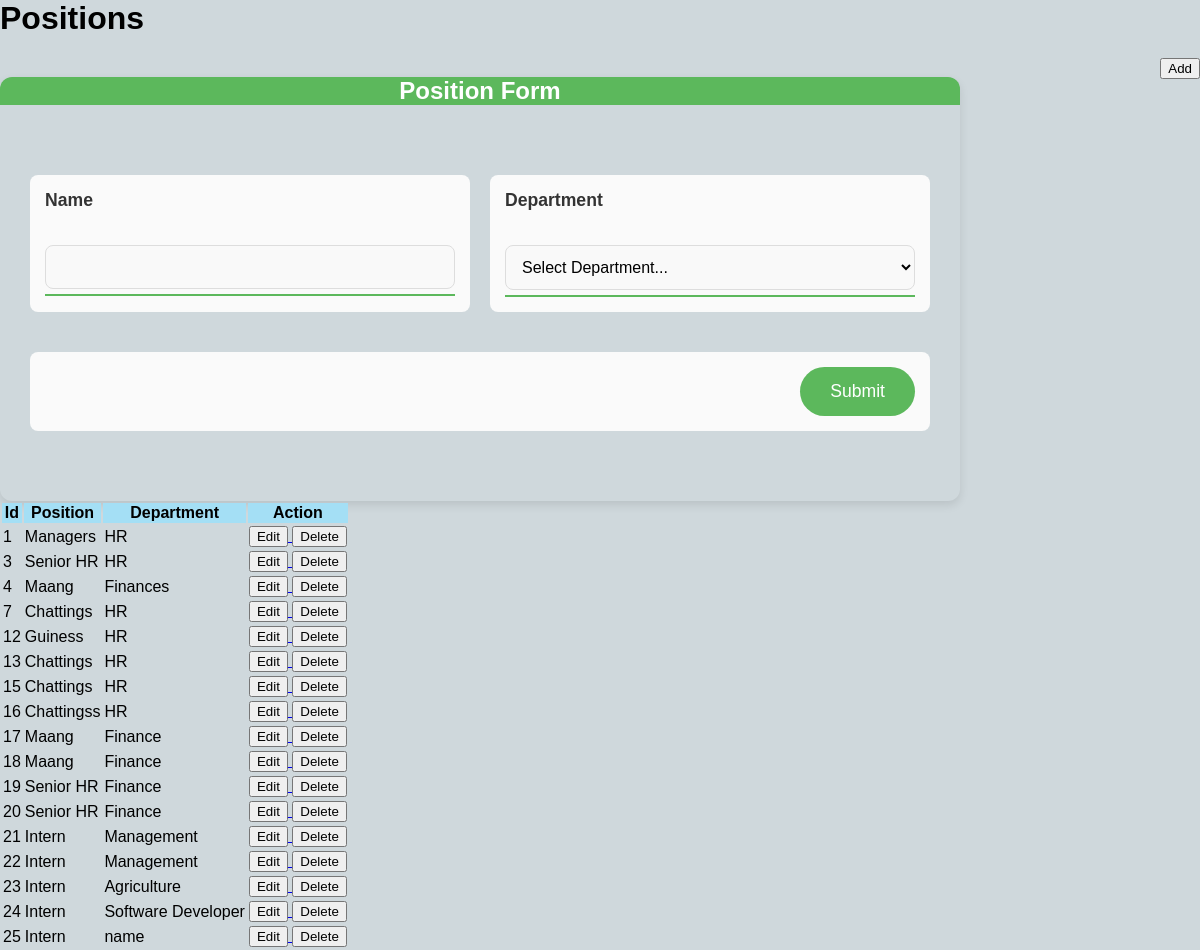
The page /components/Admin/positions/position_content.php on the database its author committed.
### tables this page shows
CREATE TABLE `positions` (
  `id` int(11) NOT NULL,
  `pos_name` varchar(255) DEFAULT NULL,
  `pos_department_id` int(11) NOT NULL
);

CREATE TABLE `departments` (
  `id` int(11) NOT NULL,
  `name` varchar(255) DEFAULT NULL
);

### components/Admin/positions/position_content.php (the view, shortened to what this page needs)
<?php
include '../../database/db.php';
$positions = "select p.id, p.pos_name, d.name from positions p join departments d on p.pos_department_id = d.id";
$get_positions = $conn->prepare($positions);
$get_positions->execute();
$positions = $get_positions->fetchAll();
?>
<head>
  <link rel="stylesheet" href="../index.css">
</head>
<div>
    <h1>Positions</h1>
    <?php include 'modal.php';?>
<table id="myTable" class="display">
  <thead>
    <tr>
      <th>Id</th>
      <th>Position</th>
      <th>Department</th>
      <th>Action</th>
    </tr>
  </thead>
  <tbody>
  <?php
    foreach($positions as $position){
      echo "<tr>
      <td>$position[id]</td>
      <td>$position[pos_name]</td>
      <td>$position[name]</td>";
      echo "<td>
      <a href='#?edit_id=" . $position['id'] . "'>
      <button type='button' class='btn btn-success editButton' data-bs-toggle='modal' data-bs-target='#posModal'
data-bs-whatever='@mdo' value='$position[id]'>
        Edit
      </button>
    </a>
      <a href='position.php?delete_id=$position[id]'>
      <button type='button' class='btn btn-danger editButton' value=''>
          Delete
      </button>
      </a>
      </td>
      </tr>"
      ;
    }
  ?>
  </tbody>
</table>
</div>

### components/Admin/index.css (style rules this page uses)
thead { background-color: #a4dff5; }

### rows shown on the page
positions: id "1", pos_name "Managers", pos_department.name "HR"
positions: id "3", pos_name "Senior HR", pos_department.name "HR"
positions: id "4", pos_name "Maang", pos_department.name "Finances"
positions: id "7", pos_name "Chattings", pos_department.name "HR"
positions: id "12", pos_name "Guiness", pos_department.name "HR"
positions: id "13", pos_name "Chattings", pos_department.name "HR"
positions: id "15", pos_name "Chattings", pos_department.name "HR"
positions: id "16", pos_name "Chattingss", pos_department.name "HR"
positions: id "17", pos_name "Maang", pos_department.name "Finance"
positions: id "18", pos_name "Maang", pos_department.name "Finance"
positions: id "19", pos_name "Senior HR", pos_department.name "Finance"
positions: id "20", pos_name "Senior HR", pos_department.name "Finance"
positions: id "21", pos_name "Intern", pos_department.name "Management"
positions: id "22", pos_name "Intern", pos_department.name "Management"
positions: id "23", pos_name "Intern", pos_department.name "Agriculture"
positions: id "24", pos_name "Intern", pos_department.name "Software Developer"
positions: id "25", pos_name "Intern", pos_department.name "name"
